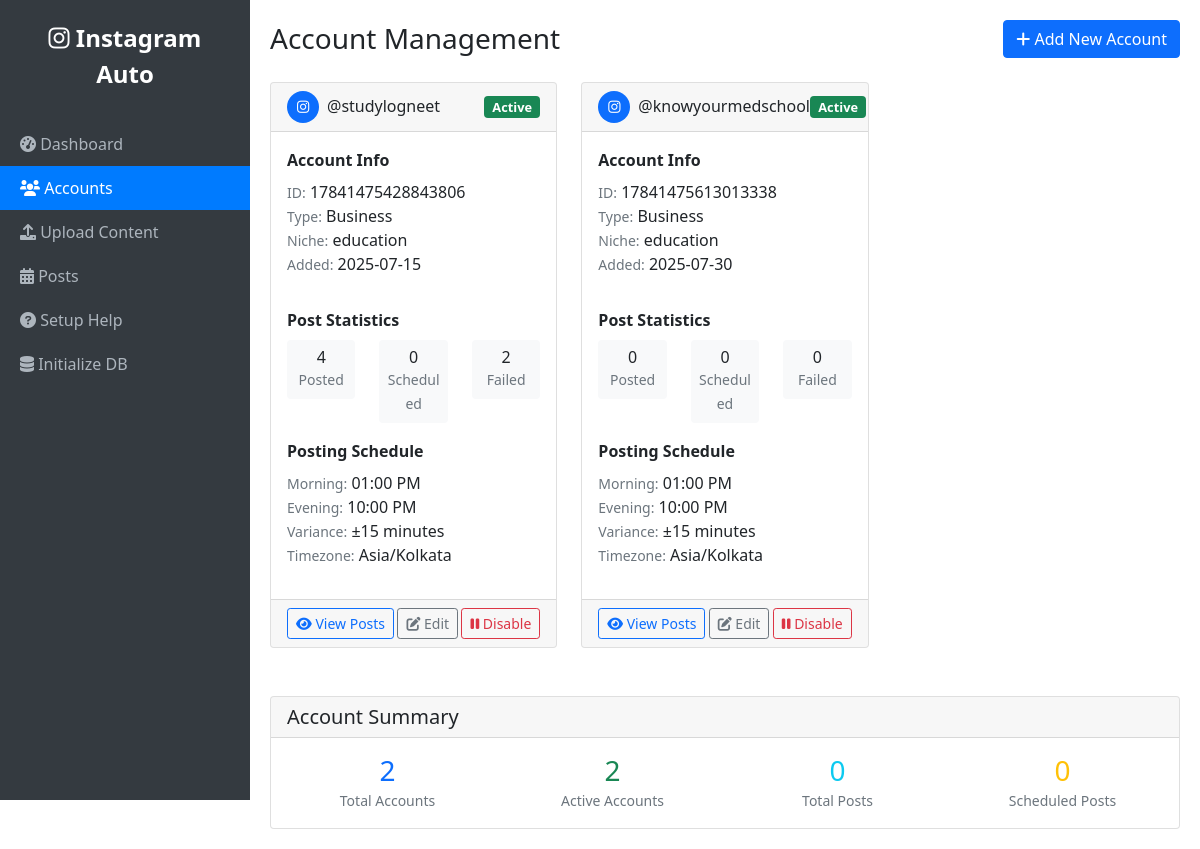
Page /accounts on the earlier database version.
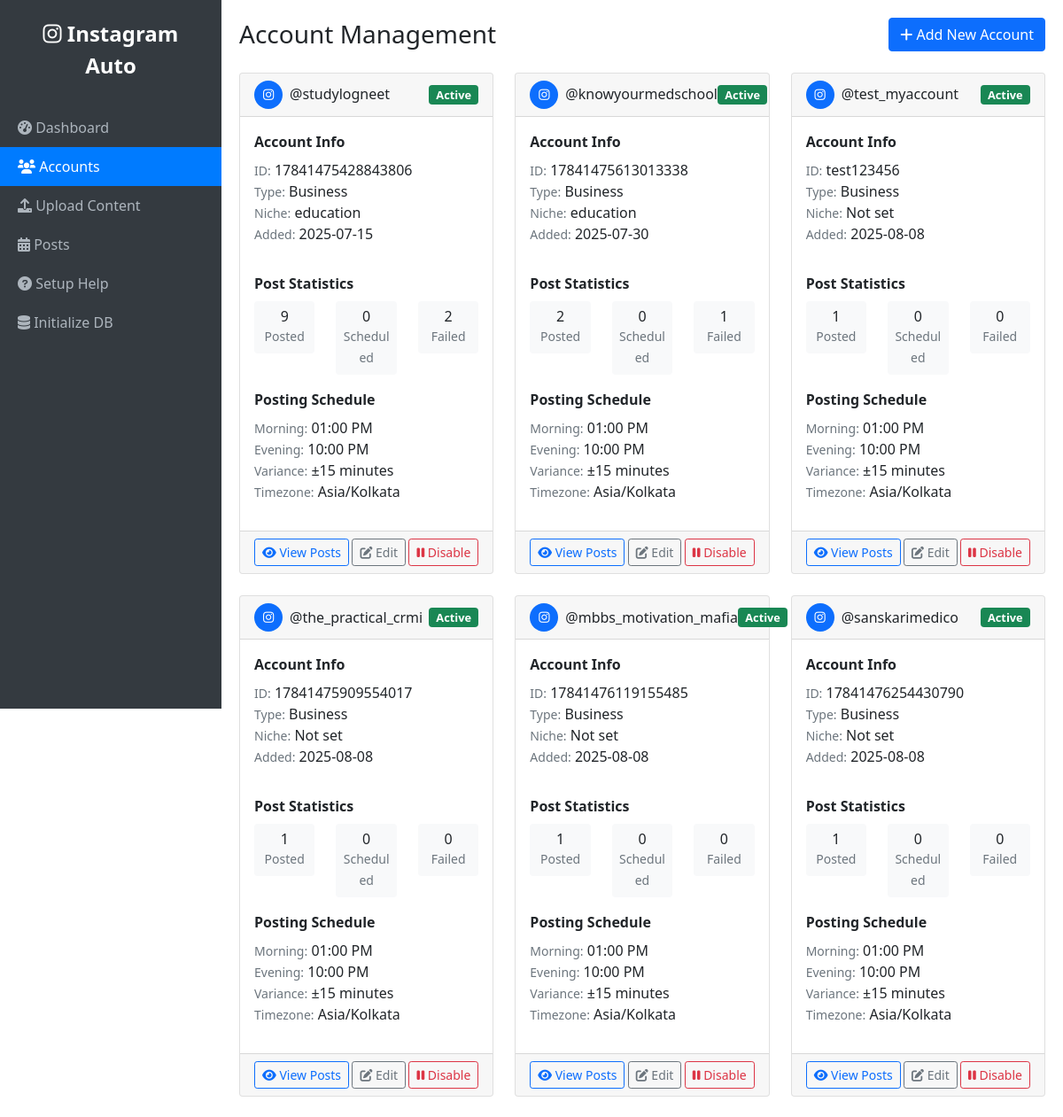
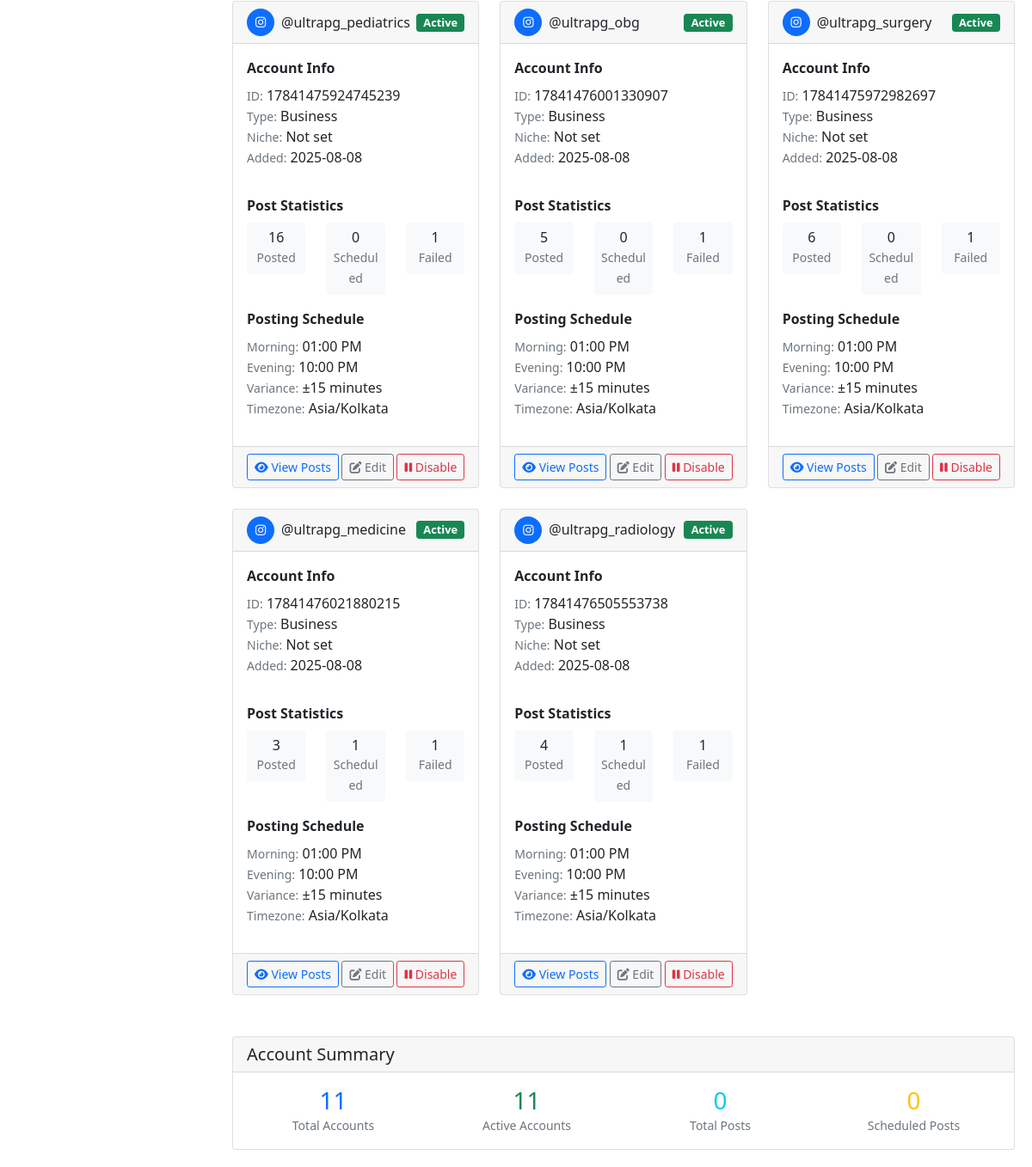
Same page on the later database version (2 pictures, top to bottom).
### app.py (models this page shows)
class Account(db.Model):
    __tablename__ = 'accounts'
    id = db.Column(db.Integer, primary_key=True)
    username = db.Column(db.String(255), unique=True, nullable=False)
    instagram_id = db.Column(db.String(255), unique=True, nullable=False)
    access_token = db.Column(db.Text, nullable=False)
    account_type = db.Column(db.String(50), default='business')
    niche = db.Column(db.String(100))
    is_active = db.Column(db.Boolean, default=True)
    created_at = db.Column(db.DateTime, default=datetime.utcnow)
    updated_at = db.Column(db.DateTime, default=datetime.utcnow, onupdate=datetime.utcnow)
    posts = db.relationship('Post', backref='account', lazy=True)
    schedule = db.relationship('PostingSchedule', backref='account', lazy=True)

class PostingSchedule(db.Model):
    __tablename__ = 'posting_schedule'
    id = db.Column(db.Integer, primary_key=True)
    account_id = db.Column(db.Integer, db.ForeignKey('accounts.id'), nullable=False)
    time_slot_1 = db.Column(db.Time, nullable=False)  # Morning post time
    time_slot_2 = db.Column(db.Time, nullable=False)  # Evening post time
    timezone = db.Column(db.String(50), default='Asia/Kolkata')
    variance_minutes = db.Column(db.Integer, default=15)
    is_active = db.Column(db.Boolean, default=True)
    created_at = db.Column(db.DateTime, default=datetime.utcnow)

### app.py (the view)
@app.route('/accounts')
def accounts():
    accounts = Account.query.all()
    return render_template('accounts.html', accounts=accounts)

### templates/accounts.html (shortened to what the changed rows need)
{% extends "base.html" %}
{% block content %}
<div class="d-flex justify-content-between align-items-center mb-4">
    <h1 class="h3 mb-0">Account Management</h1>
</div>
{% if accounts %}
<div class="row">
    {% for account in accounts %}
    <div class="col-md-6 col-lg-4 mb-4">
        <div class="card h-100">
            <div class="card-header d-flex justify-content-between align-items-center">
                <div class="d-flex align-items-center">
                    <div class="bg-primary rounded-circle d-flex align-items-center justify-content-center me-2"
                         style="width: 32px; height: 32px; color: white; font-size: 14px;">
                        <i class="fab fa-instagram"></i>
                    </div>
                    <h6 class="mb-0">@{{ account.username }}</h6>
                </div>
                <span class="badge bg-{{ 'success' if account.is_active else 'secondary' }} status-badge">
                    {{ 'Active' if account.is_active else 'Inactive' }}
                </span>
            </div>
            <div class="card-body">
                <div class="row mb-3">
                    <div class="col-12">
                        <strong>Account Info</strong>
                        <ul class="list-unstyled mt-2">
                            <li><small class="text-muted">ID:</small> {{ account.instagram_id }}</li>
                            <li><small class="text-muted">Type:</small> {{ account.account_type.title() }}</li>
                            <li><small class="text-muted">Niche:</small> {{ account.niche or 'Not set' }}</li>
                            <li><small class="text-muted">Added:</small> {{ account.created_at.strftime('%Y-%m-%d') }}</li>
                        </ul>
                    </div>
                </div>
                <div class="row mb-3">
                    <div class="col-12">
                        <strong>Post Statistics</strong>
                        <div class="row text-center mt-2">
                            <div class="col-4">
                                <div class="bg-light rounded p-2">
                                    <h6 class="mb-0">{{ account.posts|selectattr('status', 'equalto', 'posted')|list|length }}</h6>
                                    <small class="text-muted">Posted</small>
                                </div>
                            </div>
                            <div class="col-4">
                                <div class="bg-light rounded p-2">
                                    <h6 class="mb-0">{{ account.posts|selectattr('status', 'equalto', 'scheduled')|list|length }}</h6>
                                    <small class="text-muted">Scheduled</small>
                                </div>
                            </div>
                            <div class="col-4">
                                <div class="bg-light rounded p-2">
                                    <h6 class="mb-0">{{ account.posts|selectattr('status', 'equalto', 'failed')|list|length }}</h6>
                                    <small class="text-muted">Failed</small>
                                </div>
                            </div>
                        </div>
                    </div>
                </div>
                <div class="row">
                    <div class="col-12">
                        <strong>Posting Schedule</strong>
                        {% if account.schedule %}
                            {% set schedule = account.schedule[0] %}
                            <ul class="list-unstyled mt-2">
                                <li><small class="text-muted">Morning:</small> {{ schedule.time_slot_1.strftime('%I:%M %p') }}</li>
                                <li><small class="text-muted">Evening:</small> {{ schedule.time_slot_2.strftime('%I:%M %p') }}</li>
                                <li><small class="text-muted">Variance:</small> ±{{ schedule.variance_minutes }} minutes</li>
                                <li><small class="text-muted">Timezone:</small> {{ schedule.timezone }}</li>
                            </ul>
                        {% else %}
                            <p class="text-muted mt-2">No schedule configured</p>
                        {% endif %}
                    </div>
                </div>
            </div>
            <div class="card-footer">
                <div class="d-flex justify-content-between">
                    <button class="btn btn-sm btn-outline-primary" onclick="viewAccount('{{ account.id }}')">
                        <i class="fas fa-eye"></i> View Posts
                    </button>
                    <button class="btn btn-sm btn-outline-secondary" onclick="editAccount('{{ account.id }}')">
                        <i class="fas fa-edit"></i> Edit
                    </button>
                    <button class="btn btn-sm btn-outline-{{ 'danger' if account.is_active else 'success' }}"
                            onclick="toggleAccount('{{ account.id }}', '{{ account.is_active|lower }}')">
                        <i class="fas fa-{{ 'pause' if account.is_active else 'play' }}"></i>
                        {{ 'Disable' if account.is_active else 'Enable' }}
                    </button>
                </div>
            </div>
        </div>
    </div>
    {% endfor %}
</div>
{% endif %}
{% if accounts %}
<div class="row mt-4">
    <div class="col-12">
        <div class="card">
            <div class="card-header">
                <h5 class="card-title mb-0">Account Summary</h5>
            </div>
            <div class="card-body">
                <div class="row">
                    <div class="col-md-3">
                        <div class="text-center">
                            <h3 class="text-primary mb-0">{{ accounts|length }}</h3>
                            <small class="text-muted">Total Accounts</small>
                        </div>
                    </div>
                    <div class="col-md-3">
                        <div class="text-center">
                            <h3 class="text-success mb-0">{{ accounts|selectattr('is_active', 'equalto', true)|list|length }}</h3>
                            <small class="text-muted">Active Accounts</small>
                        </div>
                    </div>
                    <div class="col-md-3">
                        <div class="text-center">
                                                         <h3 class="text-info mb-0">
                                 {% set total_posts = 0 %}
                                 {% for account in accounts %}
                                     {% set total_posts = total_posts + account.posts|length %}
                                 {% endfor %}
                                 {{ total_posts }}
                             </h3>
                             <small class="text-muted">Total Posts</small>
                         </div>
                     </div>
                     <div class="col-md-3">
                         <div class="text-center">
                             <h3 class="text-warning mb-0">
                                 {% set scheduled_posts = 0 %}
                                 {% for account in accounts %}
                                     {% set scheduled_posts = scheduled_posts + account.posts|selectattr('status', 'equalto', 'scheduled')|list|length %}
                                 {% endfor %}
                                 {{ scheduled_posts }}
                             </h3>
                            <small class="text-muted">Scheduled Posts</small>
                        </div>
                    </div>
                </div>
            </div>
        </div>
    </div>
</div>
{% endif %}
{% endblock %}

Differences in the rows shown:
changed Account "studylogneet": posts|selectattr "4" → "9"
changed Account "knowyourmedschool": posts|selectattr "0" → "2"; posts|selectattr "0" → "1"
added Account: username "test_myaccount", is_active "Active", instagram_id "test123456", account_type "Business", niche "Not set", created_at "2025-08-08", posts|selectattr "1", posts|selectattr "0", is_active "Disable"
added PostingSchedule: time_slot_1 "01:00 PM", time_slot_2 "10:00 PM", variance_minutes "15", timezone "Asia/Kolkata"
added Account: username "the_practical_crmi", is_active "Active", instagram_id "17841475909554017", account_type "Business", niche "Not set", created_at "2025-08-08", posts|selectattr "1", posts|selectattr "0", is_active "Disable"
added PostingSchedule: time_slot_1 "01:00 PM", time_slot_2 "10:00 PM", variance_minutes "15", timezone "Asia/Kolkata"
added Account: username "mbbs_motivation_mafia", is_active "Active", instagram_id "17841476119155485", account_type "Business", niche "Not set", created_at "2025-08-08", posts|selectattr "1", posts|selectattr "0", is_active "Disable"
added PostingSchedule: time_slot_1 "01:00 PM", time_slot_2 "10:00 PM", variance_minutes "15", timezone "Asia/Kolkata"
added Account: username "sanskarimedico", is_active "Active", instagram_id "17841476254430790", account_type "Business", niche "Not set", created_at "2025-08-08", posts|selectattr "1", posts|selectattr "0", is_active "Disable"
added PostingSchedule: time_slot_1 "01:00 PM", time_slot_2 "10:00 PM", variance_minutes "15", timezone "Asia/Kolkata"
added Account: username "ultrapg_pediatrics", is_active "Active", instagram_id "17841475924745239", account_type "Business", niche "Not set", created_at "2025-08-08", posts|selectattr "16", posts|selectattr "0", posts|selectattr "1", is_active "Disable"
added PostingSchedule: time_slot_1 "01:00 PM", time_slot_2 "10:00 PM", variance_minutes "15", timezone "Asia/Kolkata"
added Account: username "ultrapg_obg", is_active "Active", instagram_id "17841476001330907", account_type "Business", niche "Not set", created_at "2025-08-08", posts|selectattr "5", posts|selectattr "0", posts|selectattr "1", is_active "Disable"
added PostingSchedule: time_slot_1 "01:00 PM", time_slot_2 "10:00 PM", variance_minutes "15", timezone "Asia/Kolkata"
added Account: username "ultrapg_surgery", is_active "Active", instagram_id "17841475972982697", account_type "Business", niche "Not set", created_at "2025-08-08", posts|selectattr "6", posts|selectattr "0", posts|selectattr "1", is_active "Disable"
added PostingSchedule: time_slot_1 "01:00 PM", time_slot_2 "10:00 PM", variance_minutes "15", timezone "Asia/Kolkata"
added Account: username "ultrapg_medicine", is_active "Active", instagram_id "17841476021880215", account_type "Business", niche "Not set", created_at "2025-08-08", posts|selectattr "3", posts|selectattr "1", is_active "Disable"
added PostingSchedule: time_slot_1 "01:00 PM", time_slot_2 "10:00 PM", variance_minutes "15", timezone "Asia/Kolkata"
added Account: username "ultrapg_radiology", is_active "Active", instagram_id "17841476505553738", account_type "Business", niche "Not set", created_at "2025-08-08", posts|selectattr "4", posts|selectattr "1", is_active "Disable"
added PostingSchedule: time_slot_1 "01:00 PM", time_slot_2 "10:00 PM", variance_minutes "15", timezone "Asia/Kolkata"
Other differences:
{{ accounts|length }}: "2" → "11"
{{ accounts|selectattr('is_active', 'equalto', true)|list|length }}: "2" → "11"
